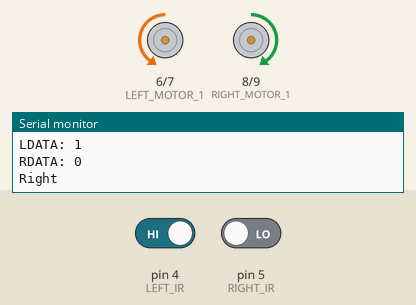
Recording of a program running on a simulated Arduino Uno, built with avr-gcc and run on an emulated ATmega328P. Parts: motor-driver pin pairs drawn as motors (green arrow = first pin HIGH = forward, orange = second pin HIGH = backward, longer = more drive, scaled by the enable pin), the last lines printed to the serial monitor. The inputs (shaded band) are chosen by the test bench; at power-on: pin 4 (LEFT_IR) HIGH, pin 5 (RIGHT_IR) LOW.

Above: at 2.2 s.
2.3 s: pin 4 (LEFT_IR) driven LOW
At 3.6 s:
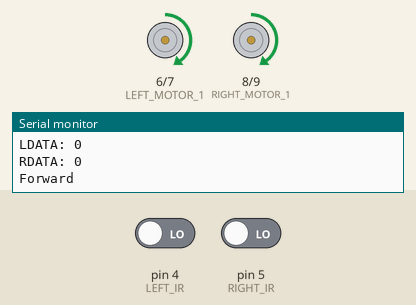
4.4 s: pin 5 (RIGHT_IR) driven HIGH
At 5.1 s:
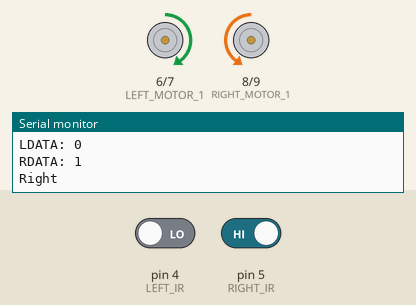
6.2 s: pin 5 (RIGHT_IR) driven LOW
At 7.7 s:
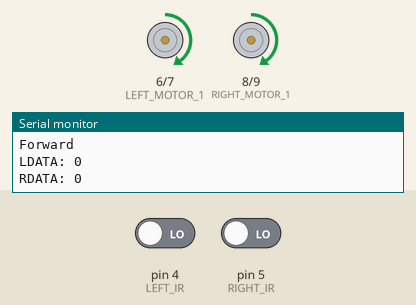
8.0 s: pin 4 (LEFT_IR) driven HIGH
At 9.1 s:
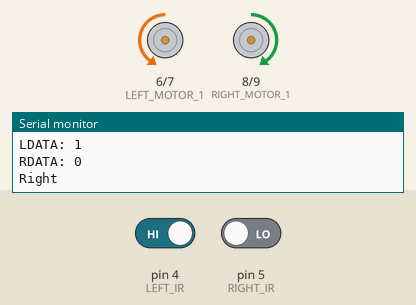
Timing chart, 0 to 10.8 s (numbered marks = the images above; inputs shaded):
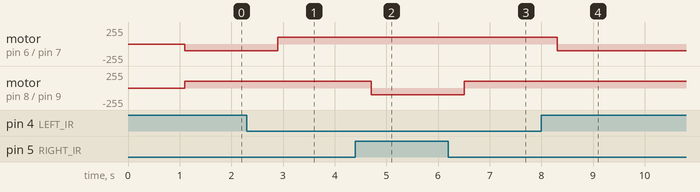

Measured:
- after the input at 2.3 s, motor on pin 6 (LEFT_MOTOR_1) / pin 7 (LEFT_MOTOR_2): backward 100/255 → forward 100/255 after 0.60 s
- after the input at 4.4 s, motor on pin 8 (RIGHT_MOTOR_1) / pin 9 (RIGHT_MOTOR_2): forward 100/255 → backward 100/255 after 0.30 s
- after the input at 6.2 s, motor on pin 8 (RIGHT_MOTOR_1) / pin 9 (RIGHT_MOTOR_2): backward 100/255 → forward 100/255 after 0.31 s
- after the input at 8.0 s, motor on pin 6 (LEFT_MOTOR_1) / pin 7 (LEFT_MOTOR_2): forward 100/255 → backward 100/255 after 0.31 s

The program:

main.cpp
```cpp
#include <Arduino.h>

// Define the pins for the IR sensors and motors
#define LEFT_IR 4
#define RIGHT_IR 5
#define LEFT_MOTOR_1 6
#define LEFT_MOTOR_2 7
#define RIGHT_MOTOR_1 8
#define RIGHT_MOTOR_2 9
#define LMOTOR_PWM 10
#define RMOTOR_PWM 11

// Define the speed for the motors
#define LEFT_SPEED 100
#define RIGHT_SPEED 100

void moveForward()
{
  digitalWrite(LEFT_MOTOR_1, HIGH);
  digitalWrite(LEFT_MOTOR_2, LOW);
  digitalWrite(RIGHT_MOTOR_1, HIGH);
  digitalWrite(RIGHT_MOTOR_2, LOW);
  analogWrite(LMOTOR_PWM, LEFT_SPEED);
  analogWrite(RMOTOR_PWM, RIGHT_SPEED);
}

void moveBackward()
{
  digitalWrite(LEFT_MOTOR_1, LOW);
  digitalWrite(LEFT_MOTOR_2, HIGH);
  digitalWrite(RIGHT_MOTOR_1, LOW);
  digitalWrite(RIGHT_MOTOR_2, HIGH);
  analogWrite(LMOTOR_PWM, LEFT_SPEED);
  analogWrite(RMOTOR_PWM, RIGHT_SPEED);
}

void moveRight()
{
  digitalWrite(LEFT_MOTOR_1, HIGH);
  digitalWrite(LEFT_MOTOR_2, LOW);
  digitalWrite(RIGHT_MOTOR_1, LOW);
  digitalWrite(RIGHT_MOTOR_2, HIGH);
  analogWrite(LMOTOR_PWM, LEFT_SPEED);
  analogWrite(RMOTOR_PWM, RIGHT_SPEED);
}

void moveLeft()
{
  digitalWrite(LEFT_MOTOR_1, LOW);
  digitalWrite(LEFT_MOTOR_2, HIGH);
  digitalWrite(RIGHT_MOTOR_1, HIGH);
  digitalWrite(RIGHT_MOTOR_2, LOW);
  analogWrite(LMOTOR_PWM, LEFT_SPEED);
  analogWrite(RMOTOR_PWM, RIGHT_SPEED);
}

void stop()
{
  digitalWrite(LEFT_MOTOR_1, LOW);
  digitalWrite(LEFT_MOTOR_2, LOW);
  digitalWrite(RIGHT_MOTOR_1, LOW);
  digitalWrite(RIGHT_MOTOR_2, LOW);
  analogWrite(LMOTOR_PWM, 0);
  analogWrite(RMOTOR_PWM, 0);
}

void setup() {
  Serial.begin(9600);
  // Initialize the pins for the IR sensors and motors
  pinMode(LEFT_IR, INPUT);
  pinMode(RIGHT_IR, INPUT);
  pinMode(LEFT_MOTOR_1, OUTPUT);
  pinMode(LEFT_MOTOR_2, OUTPUT);
  pinMode(RIGHT_MOTOR_1, OUTPUT);
  pinMode(RIGHT_MOTOR_2, OUTPUT);
  pinMode(LMOTOR_PWM, OUTPUT);
  pinMode(RMOTOR_PWM, OUTPUT);\
  Serial.println("Pins initialized");
  Serial.println("Line follower bot initialized");
  delay(1000);
}

void loop() {
  int LDATA = digitalRead(LEFT_IR);
  int RDATA = digitalRead(RIGHT_IR);
  Serial.println("LDATA: " + String(LDATA));
  Serial.println("RDATA: " + String(RDATA));
  delay(100);
  if (LDATA == 0 && RDATA == 0) {
    moveForward();
    Serial.println("Forward");
  }
  else if (LDATA == 0 && RDATA == 1) {
    moveRight();
    Serial.println("Right");
  }
  else if (LDATA == 1 && RDATA == 0) {
    moveLeft();
    Serial.println("Right");
  }
  else if (LDATA == 1 && RDATA == 1) {
    stop();
  }
  delay(500);
  }
```
